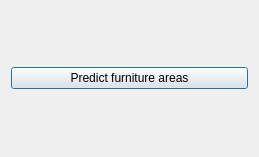
<?xml version="1.0" encoding="UTF-8"?>
<ui version="4.0">
    <class>dialog_base</class>
    <widget class="QDialog" name="dialog_base">
        <property name="geometry">
            <rect>
                <x>0</x>
                <y>0</y>
                <width>259</width>
                <height>157</height>
            </rect>
        </property>
        <property name="windowTitle">
            <string>Predict furniture areas</string>
        </property>
        <layout class="QVBoxLayout" name="parameter_layout">
            <item>
                <layout class="QHBoxLayout" name="horizontalLayout_4">
                    <item>
                        <widget class="QPushButton" name="compute_button">
                            <property name="text">
                                <string>Predict furniture areas</string>
                            </property>
                        </widget>
                    </item>
                </layout>
            </item>
        </layout>
    </widget>
    <customwidgets>
        <customwidget>
            <class>QgsFileWidget</class>
            <extends>QWidget</extends>
            <header>qgsfilewidget.h</header>
        </customwidget>
    </customwidgets>
    <resources/>
    <connections/>
</ui>
